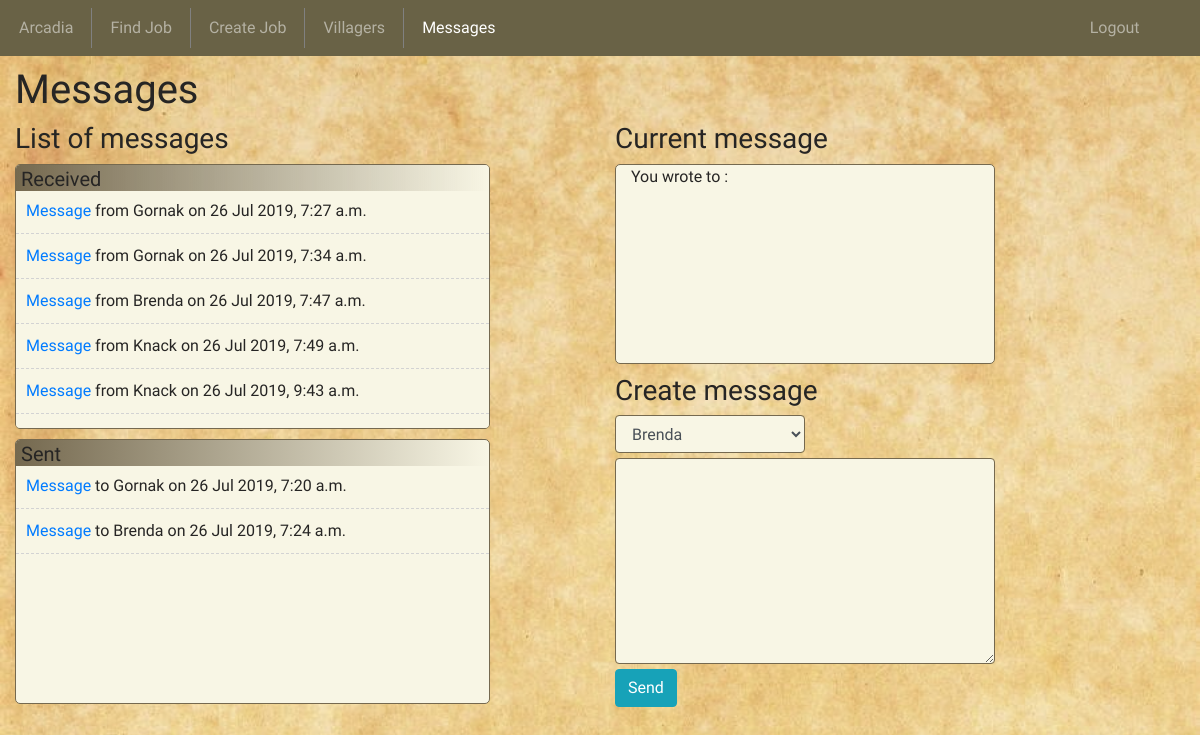
/messages (signed in), run on the app's committed database.
### village_app/models.py (models this page shows)
class Character(models.Model):
	char_name=models.CharField(max_length=255)
	race=models.CharField(max_length=45)
	gender=models.CharField(max_length=45)
	age=models.IntegerField()
	occupation=models.CharField(max_length=45)
	description=models.TextField()
	pet=models.CharField(max_length=45)
	pet_name=models.CharField(max_length=255)
	gold=models.IntegerField(default=100)
	standing=models.IntegerField(default=20)
	player=models.ForeignKey(User, on_delete=models.CASCADE, related_name="player")
	friend=models.ManyToManyField("self", related_name="friend")
	objects=CharacterManager()

class Messages(models.Model):
	content=models.TextField()
	sender=models.ForeignKey(Character, on_delete=models.CASCADE, related_name="sender")
	receiver=models.ForeignKey(Character, on_delete=models.CASCADE, related_name="receiver")
	created_at=models.DateTimeField(auto_now_add=True)
	updated_at=models.DateTimeField(auto_now=True)
	objects=MessagesManager()

### village_app/views.py (the view)
# urls.py: path('messages', views.messages),
def messages(request):
	if 'uid' not in request.session:
		return redirect('/')
	sent = Character.objects.get(id=request.session['cid']).sender.all()
	received = Character.objects.get(id=request.session['cid']).receiver.all()
	context = {
		"all_chars": Character.objects.all(),
		"sent": sent,
		"received": received,
		"char": Character.objects.get(id=request.session['uid'])
	}
	return render(request, "messages.html", context)

### village_app/templates/messages.html (shortened to what this page needs)
<!DOCTYPE html>
<html>
<head>
	{% load static %}
	<link rel="stylesheet" type="text/css" href="{% static 'style.css' %}">
	<link rel="stylesheet" href="https://stackpath.bootstrapcdn.com/bootstrap/4.3.1/css/bootstrap.min.css">
</head>
<body>
	<div class="container-fluid">
		<nav class="navbar navbar-expand-lg navbar-dark" style="background-color: #696246;">
			<ul class="navbar-nav col-11">
				<li class="nav-item">
					<a class="nav-link" href="/dashboard">{{char.char_name}}</a>
				</li>
				<li class="nav-item">
					<a class="nav-item nav-link" href="/findJob">Find Job</a>
				</li>
				<li class="nav-item">
					<a class="nav-item nav-link" href="/postJob">Create Job</a>
				</li>
				<li class="nav-item">
					<a class="nav-item nav-link" href="/villagers">Villagers</a>
				</li>
				<li class="nav-item active">
					<a class="nav-item nav-link" href="/messages">Messages</a>
				</li>
			</ul>
			<ul class="navbar-nav col-1">
				<li class="nav-item" style="border-right: none;">
					<a class="nav-item nav-link" href="/logout">Logout</a>
				</li>
			</ul>
		</nav>
		<div class="wrapper">
			<h1>Messages</h1>
			<div class="row">
				<div class="col">
					<h3>List of messages</h3>
					<div class="list col-10 overflow-auto">
						<h5 class="top sticky-top">Received</h5>
						<ul>
							{% for receive in received %}
							<li class="messages"><a href="/viewMess/{{receive.id}}">Message</a> from {{receive.sender.char_name}} on {{receive.created_at|date:"d M Y, g:i a"}}</li>
							{% endfor %}
						</ul>
					</div>
					<div class="list col-10 overflow-auto">
						<h5 class="top sticky-top">Sent</h5>
						<ul>
							{% for sent in sent %}
							<li class="messages"><a href="/viewMess/{{sent.id}}">Message</a> to {{sent.receiver.char_name}} on {{sent.created_at|date:"d M Y, g:i a"}}</li>
							{% endfor %}
						</ul>
					</div>
				</div>
				<div class="col">
					<h3>Current message</h3>
					<div class="current col-8 overflow-auto">
						{% if request.session.sent_by == request.session.uid %}
						<p>You wrote to {{request.session.rec_by}}:</p>
						{% else %}
						<p>{{request.session.sent}} wrote:</p>
						{% endif %}
					</div>
					<h3>Create message</h3>
					<form action="/send" method="post">
						<select class="form-control col-4 mess" name="receiver">
						{% for char in all_chars %}
						{% if char.id != request.session.uid %}
							<option value={{char.id}}>{{char.char_name}}</option>
						{% endif %}
						{% endfor %}
						</select>
						<textarea class="form-control col-8 mess" rows=8 name="content"></textarea>
						<button class="btn btn-info">Send</button>
					</form>
				</div>
			</div>
		</div>
	</div>
</body>
</html>

### village_app/static/style.css (style rules this page uses)
* { font-family: 'Merienda One', cursive; color: #262524; }
body { padding-bottom: 20px; }
nav { margin-bottom: 10px; }
nav ul li:first-child { margin-left: -5px; }
nav ul li { padding-right: 10px; margin-left: 10px; border-right: 1px solid gray; }
nav ul li:last-child { border-right: none; }

### data on the page
Character: char_name "Arcadia"
Messages: sender.char_name "Gornak", created_at "26 Jul 2019, 7:27 a.m."
Messages: sender.char_name "Gornak", created_at "26 Jul 2019, 7:34 a.m."
Messages: sender.char_name "Brenda", created_at "26 Jul 2019, 7:47 a.m."
Messages: sender.char_name "Knack", created_at "26 Jul 2019, 7:49 a.m."
Messages: sender.char_name "Knack", created_at "26 Jul 2019, 9:43 a.m."
Messages: receiver.char_name "Gornak", created_at "26 Jul 2019, 7:20 a.m."
Messages: receiver.char_name "Brenda", created_at "26 Jul 2019, 7:24 a.m."

### other printed values
form field receiver "Brenda"
